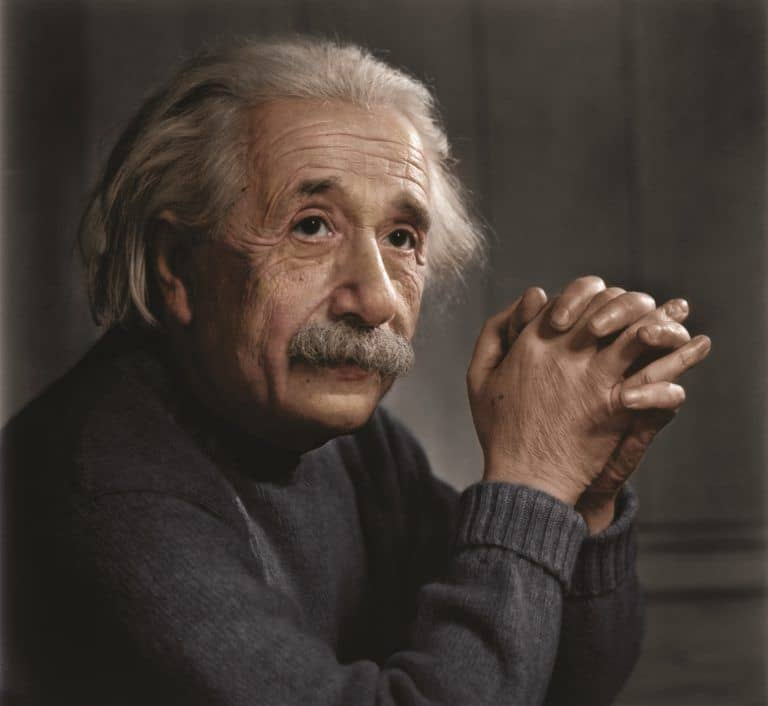
%> input picture albert.jpg, 768 x 706 px
$ octave salt_and_pepper_noise_removal_color.m   (GNU Octave 9; MATLAB toolbox functions it lacks are replaced by stand-ins)
%> lines starting %> are read from the running program, lines starting %| are printed output that depends on the picture
% Demo to add "salt and pepper" noise to a color image,
% then restore the image by removing this noise with a
% modified median filter that acts only on the noise pixels
% and not upon "good" non-noise pixels.

clc;	% Clear command window.
clear;	% Delete all variables.
close all;	% Close all figure windows except those created by imtool.
imtool close all;	% Close all figure windows created by imtool.
workspace;	% Make sure the workspace panel is showing.
fontSize = 15;

% [15 lines of commented-out code are left out]
rgbImage = imread('albert.jpg');
%> rgbImage is the input picture: size 706x768x3 uint8; mean R, G, B 69.1, 59.2, 52.9
%rgbImage = im2double(rgbImage);
% Get the dimensions of the image.  numberOfColorBands should be = 3.
[rows, columns, numberOfColorBands] = size(rgbImage);
%> rows = 706; columns = 768; numberOfColorBands = 3
% Display the original color image.
subplot(3, 4, 1);
imshow(rgbImage);
title('Original Color Image', 'FontSize', fontSize);
% Enlarge figure to full screen.
set(gcf, 'Position', get(0,'Screensize'));
% Give a name to the title bar.
set(gcf,'name','Salt and Pepper Noise Removal Demo','numbertitle','off')

% Extract the individual red, green, and blue color channels.
redChannel = rgbImage(:, :, 1);
greenChannel = rgbImage(:, :, 2);
blueChannel = rgbImage(:, :, 3);

% Display the individual red, green, and blue color channels.
subplot(3, 4, 2);
imshow(redChannel);
title('Red Channel', 'FontSize', fontSize);
subplot(3, 4, 3);
imshow(greenChannel);
title('Green Channel', 'FontSize', fontSize);
subplot(3, 4, 4);
imshow(blueChannel);
title('Blue Channel', 'FontSize', fontSize);

% Generate a noisy image.  This has salt and pepper noise independently on
% each color channel so the noise may be colored.
gausRGB = imnoise(rgbImage, 'Gaussian');
noisyRGB = imnoise(gausRGB,'salt & pepper');
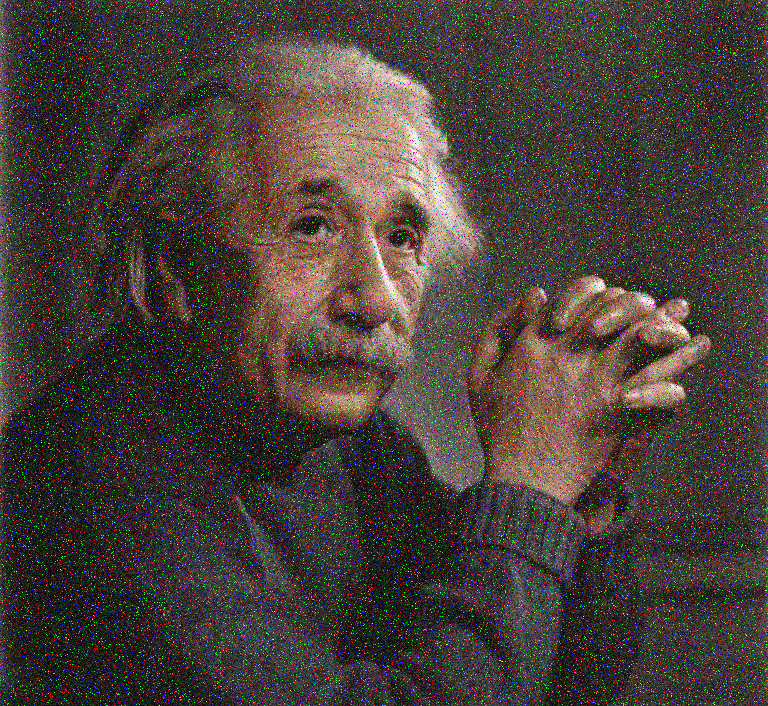
%> noisyRGB: size 706x768x3 uint8; mean R, G, B 72.3, 63, 57.3
subplot(3, 4, 5);
imshow(noisyRGB);
title('Color Image with Salt and Pepper Noise', 'FontSize', fontSize);

% Extract the individual red, green, and blue color channels.
redChannel = noisyRGB(:, :, 1);
greenChannel = noisyRGB(:, :, 2);
blueChannel = noisyRGB(:, :, 3);

% Display the noisy individual color channel images.
subplot(3, 4, 6);
imshow(redChannel);
title('Noisy Red Channel', 'FontSize', fontSize);
subplot(3, 4, 7);
imshow(greenChannel);
title('Noisy Green Channel', 'FontSize', fontSize);
subplot(3, 4, 8);
imshow(blueChannel);
title('Noisy Blue Channel', 'FontSize', fontSize);

% Median Filter the channels:
redMF = medfilt2(redChannel, [3 3]);
greenMF = medfilt2(greenChannel, [3 3]);
blueMF = medfilt2(blueChannel, [3 3]);

% Find the noise in the red.
noiseImage = (redChannel == 0 | redChannel == 255);
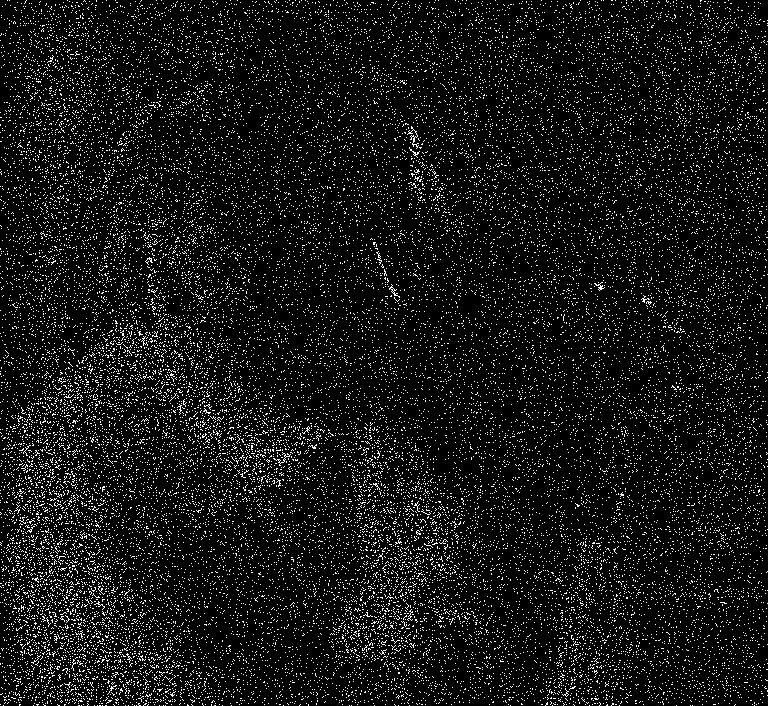
%> noiseImage: size 706x768 logical; 8.1% white in thin lines or dots
% Get rid of the noise in the red by replacing with median.
noiseFreeRed = redChannel;
noiseFreeRed(noiseImage) = redMF(noiseImage);
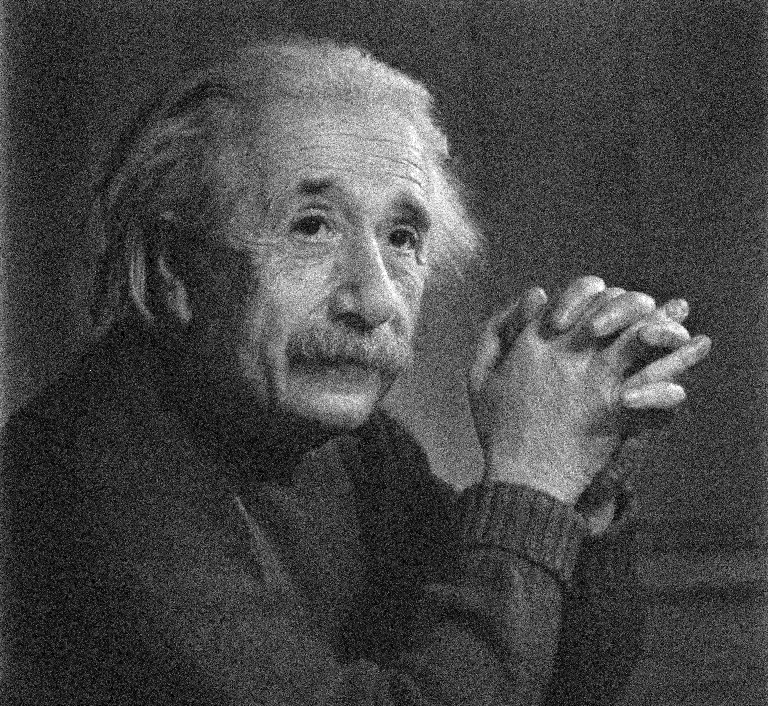
%> noiseFreeRed: size 706x768 uint8; min 0, max 255, mean 70.4

% Find the noise in the green.
noiseImage = (greenChannel == 0 | greenChannel == 255);
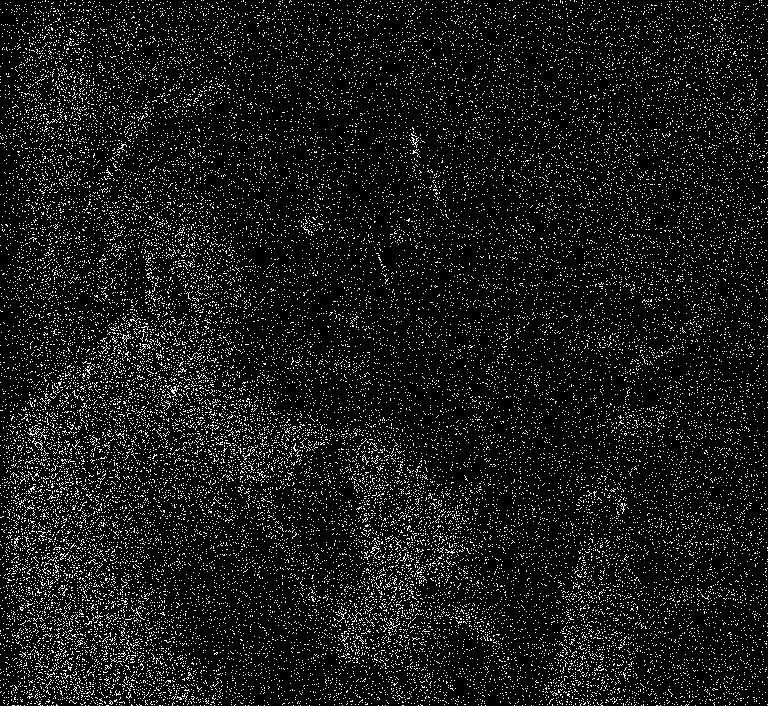
%> noiseImage: size 706x768 logical; 9.2% white in thin lines or dots
% Get rid of the noise in the green by replacing with median.
noiseFreeGreen = greenChannel;
noiseFreeGreen(noiseImage) = greenMF(noiseImage);
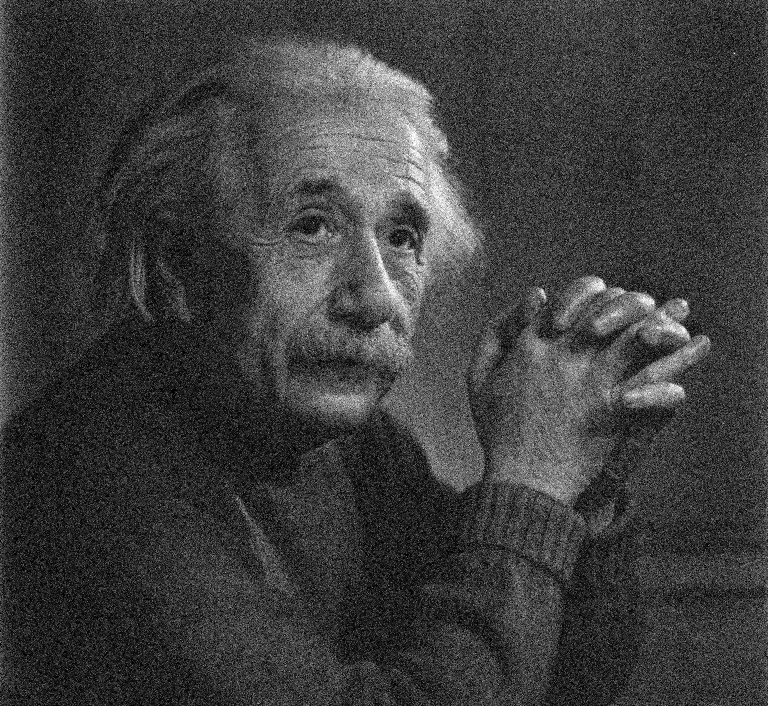
%> noiseFreeGreen: size 706x768 uint8; min 0, max 255, mean 60.9

% Find the noise in the blue.
noiseImage = (blueChannel == 0 | blueChannel == 255);
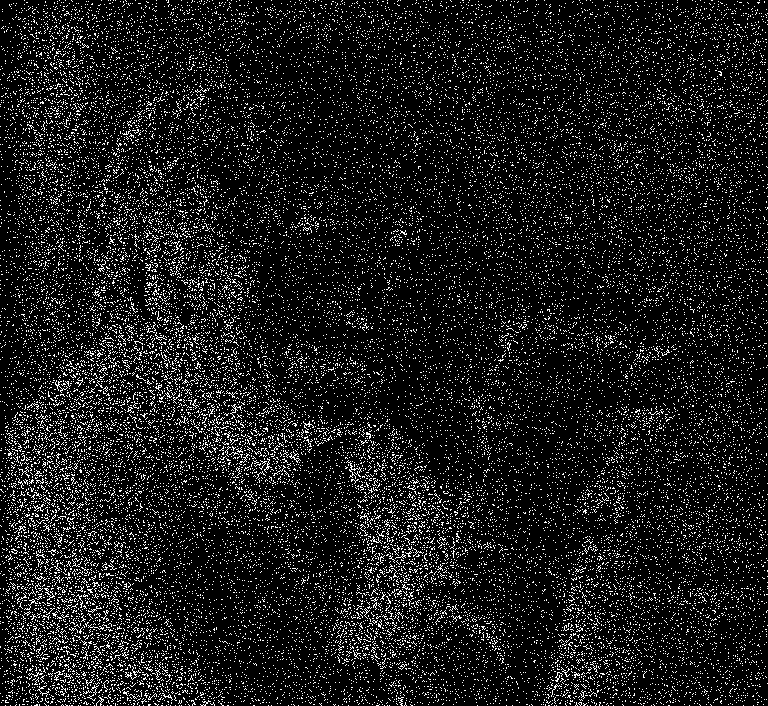
%> noiseImage: size 706x768 logical; 10.4% white in thin lines or dots
% Get rid of the noise in the blue by replacing with median.
noiseFreeBlue = blueChannel;
noiseFreeBlue(noiseImage) = blueMF(noiseImage);
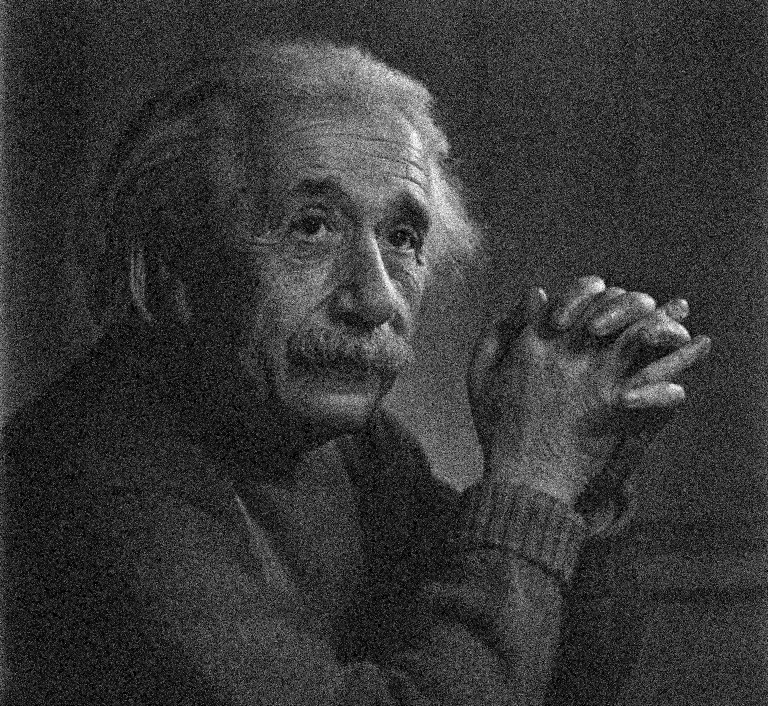
%> noiseFreeBlue: size 706x768 uint8; min 0, max 254, mean 55.1

% Display the restored individual color channel images.
subplot(3, 4, 10);
imshow(noiseFreeRed);
title('Restored Red Channel', 'FontSize', fontSize);
subplot(3, 4, 11);
imshow(noiseFreeGreen);
title('Restored Green Channel', 'FontSize', fontSize);
subplot(3, 4, 12);
imshow(noiseFreeBlue);
title('Restored Blue Channel', 'FontSize', fontSize);

% Reconstruct the noise free RGB image
rgbFixed = cat(3, noiseFreeRed, noiseFreeGreen, noiseFreeBlue);
subplot(3, 4, 9);
imshow(rgbFixed);
title('Restored Image', 'FontSize', fontSize);
